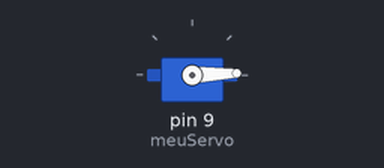
Recording of a sketch running on a simulated Arduino Uno, built with avr-gcc and run on an emulated ATmega328P. On the bench: servo.

Above: at 1.05 s.
At 2.3 s:
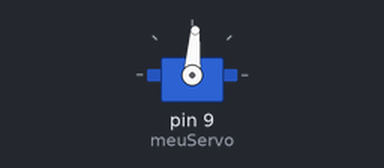
At 3.6 s:
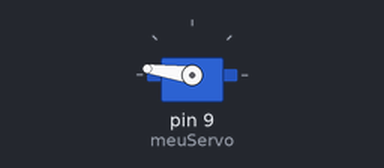
At 6.2 s:
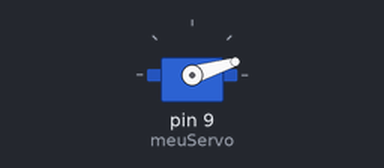
Timing chart, 0 to 8.1 s (numbered marks = the images above):
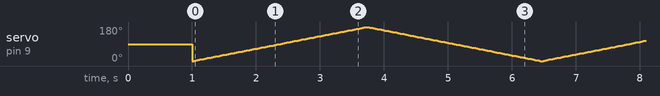

The sketch:

21_03_movimento_suave_servo.ino
```cpp
#include <Servo.h>
Servo meuServo;
void setup() {
  meuServo.attach(9);
  meuServo.write(90);
  delay(1000);
}

void loop() {
  for (int angulo = 0; angulo <= 180; angulo++) {
    meuServo.write(angulo);
    delay(15);
  }
  for (int angulo = 180; angulo >= 0; angulo--) {
    meuServo.write(angulo);
    delay(15);
  }
}
```
